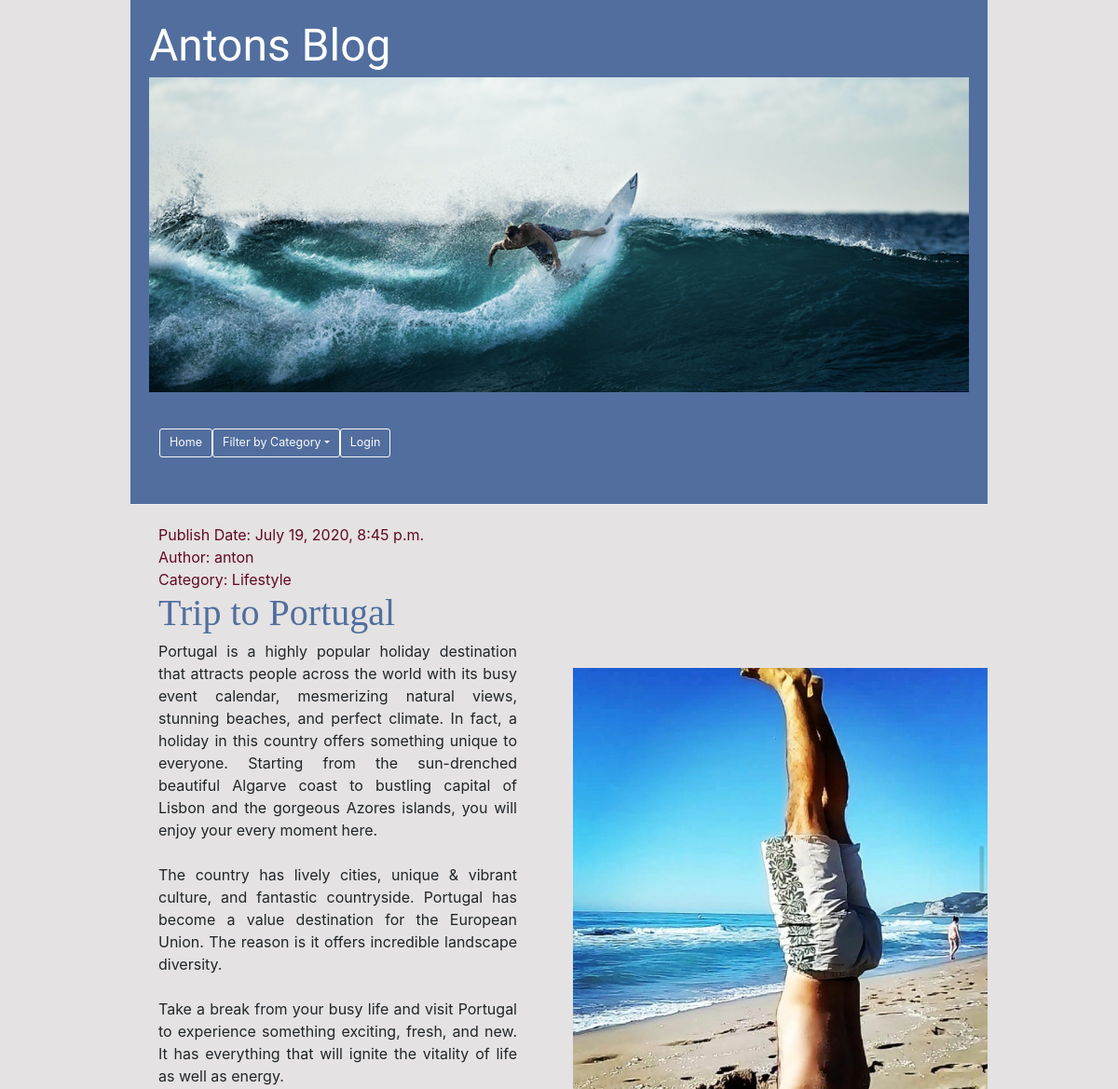
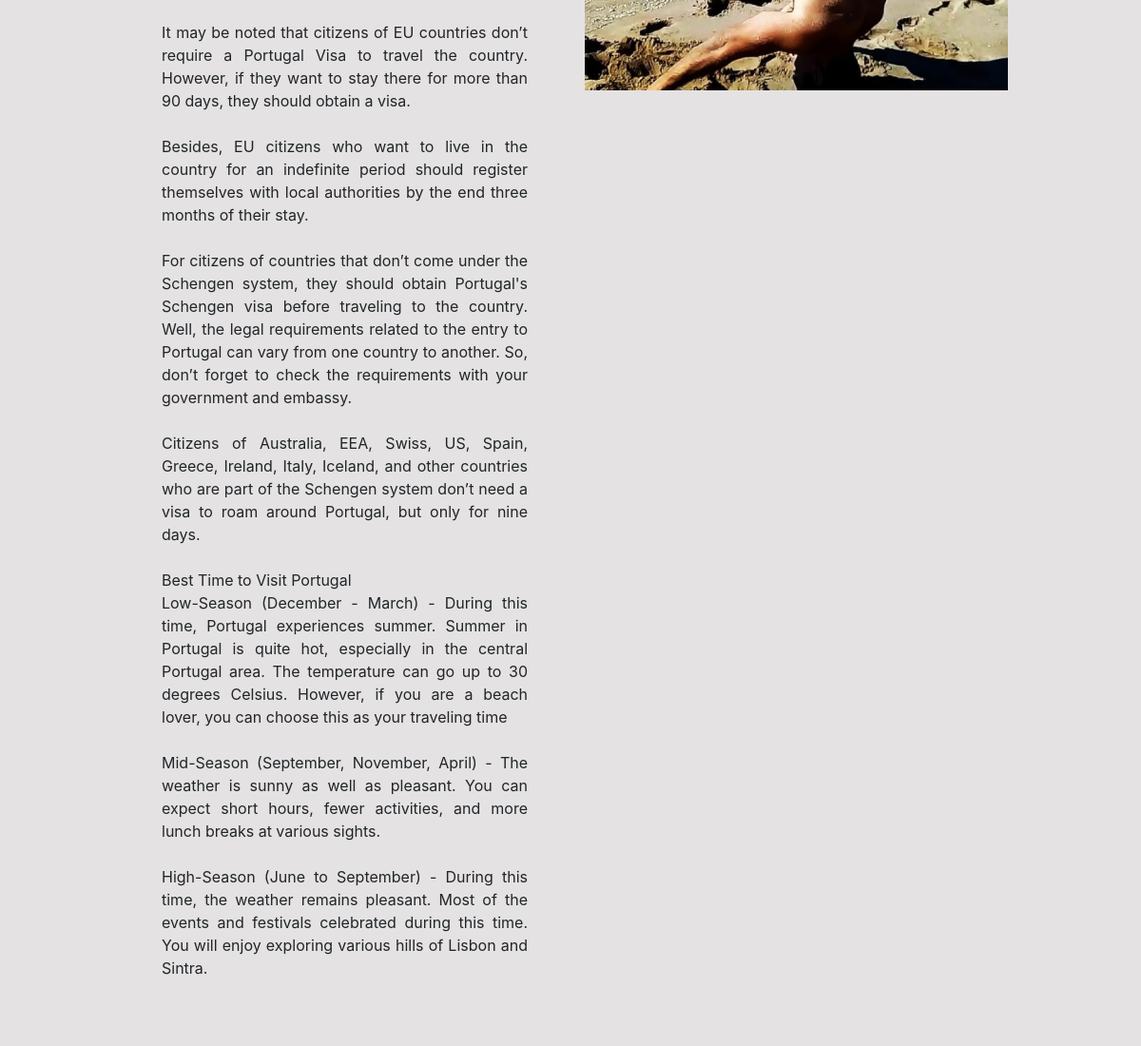
Screenshot of /post/12/ with the database file from the repository (2 pictures, top to bottom).
### blog/models.py (models this page shows, shortened)
class Post(models.Model):
    author = models.ForeignKey(settings.AUTH_USER_MODEL, on_delete=models.CASCADE)
    title = models.CharField(max_length=200)
    text = models.TextField()
    created_date = models.DateTimeField(default=timezone.now)
    published_date = models.DateTimeField(blank=True, null=True)
    image = models.ImageField(null=True, upload_to='images/')
    CATEGORY1 = 'Food'
    CATEGORY2 = 'Body'
    CATEGORY3 = 'Lifestyle'
    CATEGORY4 = 'Sport'
    CATEGORY5 = 'Other'
    CATEGORY_CHOICES = [
        (CATEGORY1, 'Food'),
        (CATEGORY2, 'Body'),
        (CATEGORY3, 'Lifestyle'),
        (CATEGORY4, 'Sport'),
        (CATEGORY5, 'Other')
    ]
    category = models.CharField(
        blank=True,
        max_length=20,
        choices=CATEGORY_CHOICES,
    )

### blog/views.py (the view)
# urls.py: path('post/<int:pk>/', views.post_detail, name='post_detail'),
def post_detail(request, pk):
    post = get_object_or_404(Post, pk=pk)
    return render(request, 'blog/post_detail.html', {'post': post})

### blog/templates/blog/post_detail.html (shortened to what this page needs)
{% extends 'blog/base.html' %}
{% block content %}
<div class="row">
    <div class="col-lg-6">
    <div class="post">
        {% if post.published_date %}
        <div class="date">
            <a>Publish Date:  </a>{{ post.published_date }}
        </div>
        {% endif %}
        {% if post.author %}
        <div class="author">
            <a>Author:  </a>{{ post.author }}
        </div>
        {% endif %}
        <div class="category">
            <a>Category:  </a>{{ post.category }}
        </div>
        <h2><a>{{ post.title }}</a></h2>
        <p>{{ post.text|linebreaksbr }}</p>
    </div>
</div>
    <div class="col-lg-6" style="margin:155px 0px">
        {% if post.image %}
        <img class="img-responsive" src="{{ post.image.url}}" alt="{{ post.title }}" class="post-image">
        {% endif %}
    </div>
    </div>
{% endblock %}

### blog/static/css/blog.css (style rules this page uses)
body { background-color: #e4e2e2; padding-left: 125px; padding-right: 125px; }
h2 a { font-family: 'Bradley Hand', cursive; font-size: 30pt; color: #516e9e; }
.date { color: #630923; }
.author { color: #630923; }
.category { color: #630923; }
.post { margin-bottom: 70px; text-align: justify; text-justify: inter-word; font-size: 12pt; margin-left: 30px; margin-right: 30px; }
.post h2 a, .post h2 a:visited { color: #516e9e; }

### blog/templates/blog/base.html (style rules this page uses)
img { display: block;margin-bottom: 30px; }

### rows the page displays
Post: published_date "July 19, 2020, 8:45 p.m.", author "anton", category "Lifestyle", title "Trip to Portugal", text "Portugal is a highly popular holiday destination that attracts people across the world with its busy event calendar, mesmerizing natural views, stunning beaches, and perfect climate. In fact, a holiday in this country offers something unique to everyone. Starting from the sun-drenched beautiful Algarve coast to bustling capital of Lisbon and the gorgeous Azores islands, you will enjoy your every moment here. The country has lively cities, unique & vibrant culture, and fantastic countryside. Portugal has become a value destination for the European Union. The reason is it offers incredible landscape diversity. Take a break from your busy life and visit Portugal to experience something…", image (picture)
